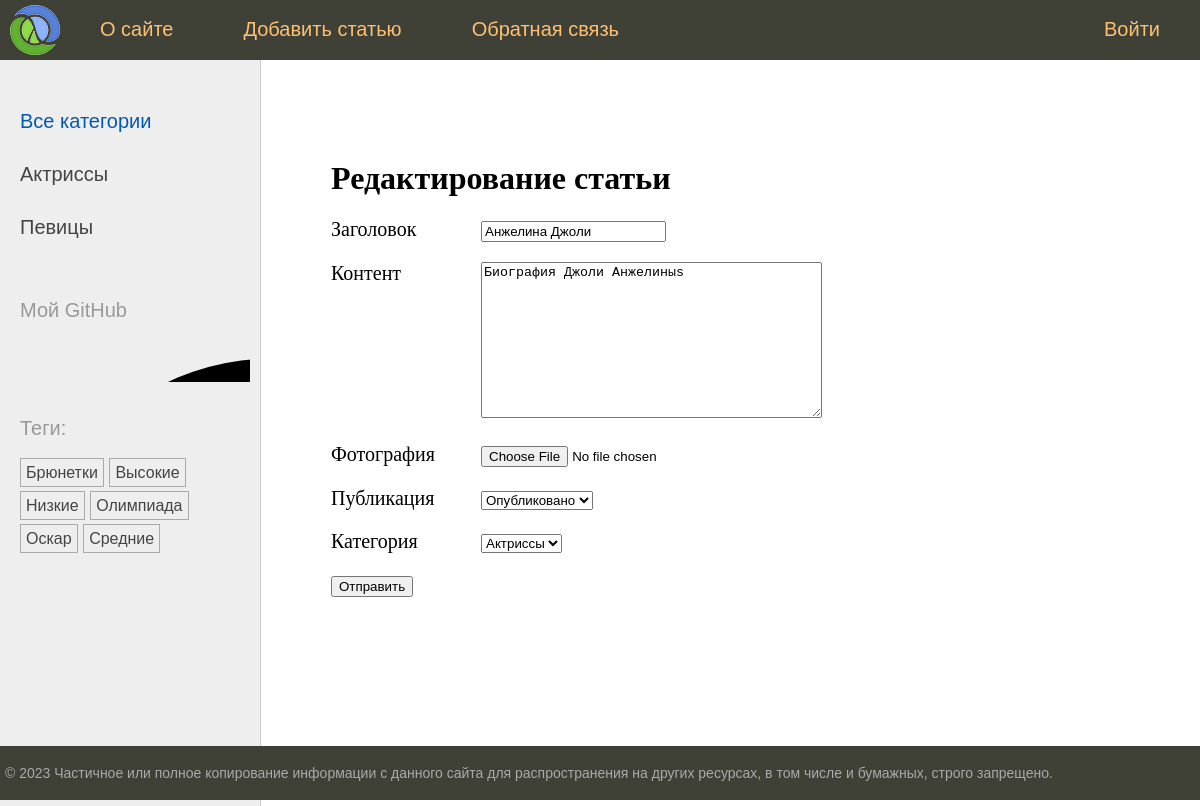
Page /edit/1/ on the committed database.
### newsline/models.py (models this page shows, shortened)
class Category(models.Model):
    name = models.CharField(max_length=100, db_index=True, verbose_name='Категория')
    slug = models.SlugField(max_length=255, unique=True, db_index=True)
    def __str__(self):
        return self.name
    class Meta:
        verbose_name = 'Категория'
        verbose_name_plural = 'Категории'
    def get_absolute_url(self):
        return reverse('category', kwargs={'cat_slug': self.slug})

class TagPost(models.Model):
    tag = models.CharField(max_length=100, db_index=True)
    slug = models.SlugField(max_length=255, unique=True, db_index=True)
    def get_absolute_url(self):
        return reverse('tag', kwargs={'tag_slug': self.slug})

class Post(models.Model):
    class Status(models.IntegerChoices):
        DRAFT = 0, 'Черновик'
        PUBLISHED = 1, 'Опубликовано'
    title = models.CharField(max_length=255, verbose_name='Заголовок')
    slug = models.SlugField(max_length=255, unique=True, db_index=True, verbose_name='Слаг',
                            validators=[
                                MinLengthValidator(5),
                                MaxLengthValidator(255),
                            ])
    photo = models.ImageField(upload_to='photos/%Y/%m/%d', default=None, blank=True, null=True, verbose_name='Фотография')
    content = models.TextField(blank=True, verbose_name='Контент')
    time_create = models.DateTimeField(auto_now_add=True, verbose_name='Время создания')
    time_update = models.DateTimeField(auto_now=True, verbose_name='Время обновления')
    is_published = models.IntegerField(choices=Status.choices, default=Status.PUBLISHED, verbose_name='Публикация')
    cat = models.ForeignKey('Category', on_delete=models.PROTECT, related_name='posts', verbose_name='Категория')
    tags = models.ManyToManyField('TagPost', blank=True, related_name='tags', verbose_name='Теги')
    husband = models.OneToOneField('Husband', on_delete=models.SET_NULL, null=True, blank=True, related_name='woman',
                                   verbose_name='Муж')
    objects = models.Manager()
    published = PublishedManager()
    class Meta:
        verbose_name = 'Посты'
        verbose_name_plural = 'Посты'
        ordering = ['-time_create']
        indexes = [
            models.Index(fields=['-time_create'])
        ]

### newsline/views.py (the view)
# urls.py: path('edit/<int:pk>/', views.UpdatePage.as_view(), name='edit'),
class UpdatePage(DataMixin, UpdateView):
    model = Post
    fields = ['title', 'content', 'photo', 'is_published', 'cat']
    template_name = 'newsline/addpage.html'
    title_page = 'Редактирование статьи'
    success_url = reverse_lazy('home')

### newsline/templatetags/newsline_tags.py (called while the page is built)
@register.inclusion_tag('newsline/list_categories.html')
def show_categories(cat_selected=0):
    cats = Category.objects.annotate(total=Count('posts')).filter(total__gt=0)
    return {'cats': cats, 'cat_selected': cat_selected}

@register.inclusion_tag('newsline/list_tags.html')
def show_all_tags():
    return {'tags': TagPost.objects.annotate(total=Count('tags')).filter(total__gt=0)}

### newsline/templates/newsline/addpage.html (shortened to what this page needs)
{% extends 'base.html' %}
{% block content %}
<h1>{{title}}</h1>
<form action="" method="post" enctype="multipart/form-data">
    {% for f in form %}
    <p><label class="form-label" for="{{ f.id_for_label }}">{{ f.label }}</label>{{ f }}</p>
    {% endfor %}
    <p><button type="submit">Отправить</button></p>
</form>
{% endblock %}

### newsline/templates/newsline/list_categories.html
{% for cat in cats %}
{% if cat.id == cat_selected %}
<li class="selected">{{cat.name}}</li>
{% else %}
<li><a href="{{ cat.get_absolute_url }}">{{cat.name}}</a></li>
{% endif %}
{% endfor %}

### newsline/templates/newsline/list_tags.html
{% if tags %}
<p>Теги:</p>
<ul class="tags-list">
    {% for t in tags %}
    <li><a href="{{t.get_absolute_url}}">{{t.tag}}</a></li>
    {%endfor%}
</ul>
{% endif %}

### newsline/static/newsline/css/styles.css (style rules this page uses)
html, body { font-family: 'Arial'; margin: 0; padding: 0; height: 100%; width: 100%; color: #444; }
a { color: #0059b2; text-decoration: none; }
.left-chapters ul { width: 230px; margin: 0; padding: 20px 10px 10px 20px; list-style: none; font-size: 20px; }
.left-chapters ul li { margin: 30px 0 0 0; color: #999; }
.left-chapters ul li a { color: #444; text-decoration: none; }
ul.tags-list { width: 100%; margin: 0; padding: 0; list-style: none; }
ul.tags-list li { margin: 0; padding: 0 0 10px; display: inline-block; }
ul.tags-list li a { padding: 5px; font-size: 16px; border: 1px solid #aaa; }
.content-text h1 { font-size: 32px; }
.form-label { display: inline-block; min-width: 150px; vertical-align: top; }

### rows in the picture
Category: name "Актриссы"
Category: name "Певицы"
TagPost: tag "Брюнетки"
TagPost: tag "Высокие"
TagPost: tag "Низкие"
TagPost: tag "Олимпиада"
TagPost: tag "Оскар"
TagPost: tag "Средние"
Post: form "Анжелина Джоли" "Биография Джоли Анжелиныs" "Опубликовано" "Актриссы"

### other values in the picture
{{ m.title }} "О сайте" "Добавить статью" "Обратная связь" "Войти"
{{ title }} "Редактирование статьи"
{{ f.label }} "Заголовок" "Контент" "Фотография" "Публикация" "Категория"
